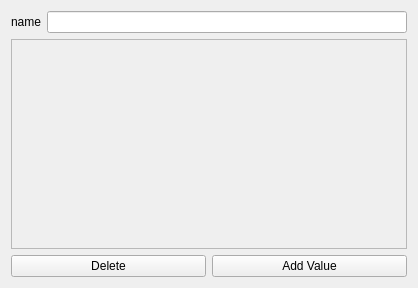
<?xml version="1.0" encoding="UTF-8"?>
<ui version="4.0">
 <class>EnumDetails</class>
 <widget class="QWidget" name="EnumDetails">
  <property name="geometry">
   <rect>
    <x>0</x>
    <y>0</y>
    <width>418</width>
    <height>288</height>
   </rect>
  </property>
  <property name="windowTitle">
   <string>EnumValue</string>
  </property>
  <layout class="QVBoxLayout" name="verticalLayout">
   <item>
    <layout class="QVBoxLayout" name="verticalLayout_2">
     <item>
      <layout class="QHBoxLayout" name="horizontalLayout_2">
       <item>
        <widget class="QLabel" name="nameLabel">
         <property name="text">
          <string>name</string>
         </property>
        </widget>
       </item>
       <item>
        <widget class="QLineEdit" name="nameEdit"/>
       </item>
      </layout>
     </item>
     <item>
      <widget class="QScrollArea" name="enumContents">
       <property name="widgetResizable">
        <bool>true</bool>
       </property>
       <widget class="QWidget" name="_EnumValueContents">
        <property name="geometry">
         <rect>
          <x>0</x>
          <y>0</y>
          <width>396</width>
          <height>204</height>
         </rect>
        </property>
        <layout class="QVBoxLayout" name="verticalLayout_4">
         <item>
          <layout class="QVBoxLayout" name="EnumValueContents"/>
         </item>
        </layout>
       </widget>
      </widget>
     </item>
    </layout>
   </item>
   <item>
    <layout class="QHBoxLayout" name="horizontalLayout">
     <item>
      <widget class="QPushButton" name="enumDeleteButton">
       <property name="text">
        <string>Delete</string>
       </property>
      </widget>
     </item>
     <item>
      <widget class="QPushButton" name="valueAddButton">
       <property name="text">
        <string>Add Value</string>
       </property>
      </widget>
     </item>
    </layout>
   </item>
  </layout>
 </widget>
 <resources/>
 <connections/>
</ui>
